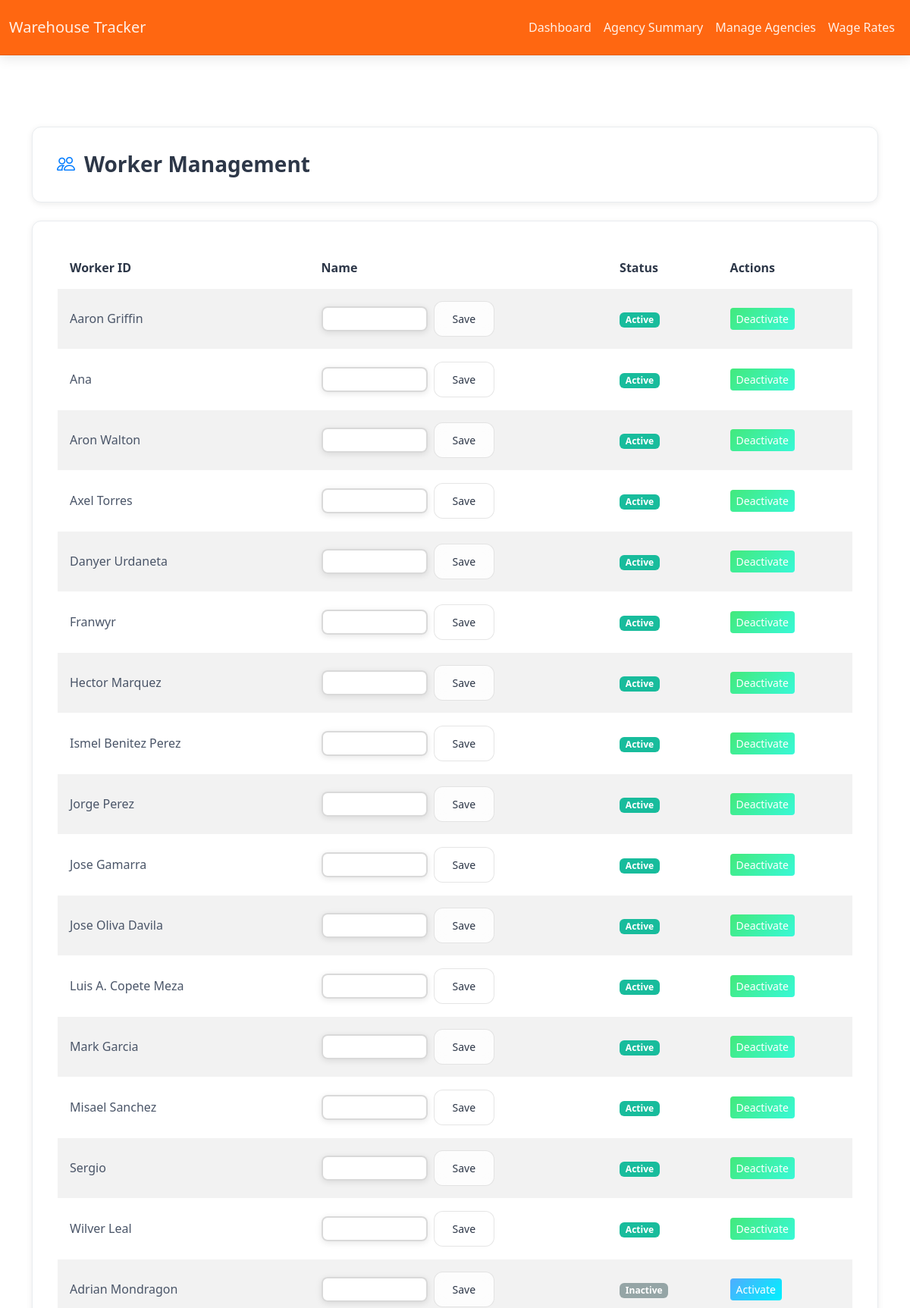
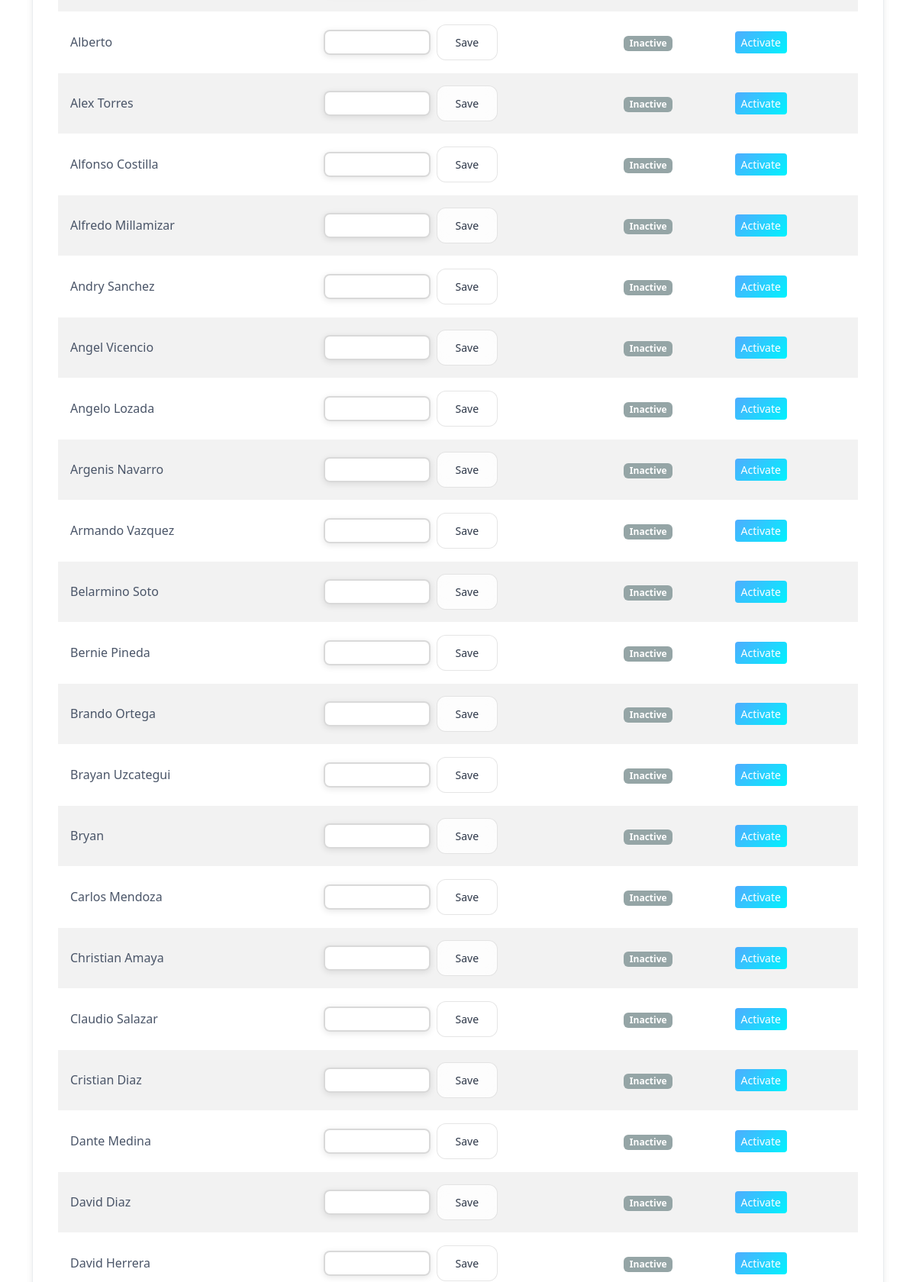
The page /workers (upper part) on the database its author committed (2 pictures, top to bottom).
### app/models.py (models this page shows, shortened)
class Worker(db.Model):
    __tablename__ = 'worker'
    id = db.Column(db.Integer, primary_key=True)
    worker_id = db.Column(db.String(64), unique=True, nullable=False, index=True)
    name = db.Column(db.String(128), nullable=True)
    is_active = db.Column(db.Boolean, default=True, nullable=False)

### app/routes/dashboard.py (the view, shortened to what this page needs)
@dashboard_bp.route('/workers', methods=['GET', 'POST'])
def manage_workers():
    from ..models import Worker
    workers = Worker.query.order_by(Worker.is_active.desc(), Worker.worker_id).all()
    return render_template('manage_workers.html', workers=workers)

### app/templates/manage_workers.html (shortened to what this page needs)
{% extends "layout.html" %}
{% block content %}
<div class="page-header">
  <h1>
    <i class="bi bi-people"></i>
    Worker Management
  </h1>
</div>
<div class="data-section">
    <div class="table-responsive">
      <table class="table table-hover table-striped align-middle">
        <thead>
          <tr>
            <th>Worker ID</th>
            <th>Name</th>
            <th>Status</th>
            <th>Actions</th>
          </tr>
        </thead>
        <tbody>
          {% for w in workers %}
          <tr>
            <td>{{ w.worker_id }}</td>
            <td>
              <form method="post" class="d-inline-flex align-items-center">
                <input name="name" class="form-control form-control-sm me-2" value="{{ w.name or '' }}" style="width: 140px; display: inline-block;" />
                <button class="btn btn-sm btn-outline-secondary">Save</button>
              </form>
            </td>
            <td>
              {% if w.is_active %}
                <span class="badge bg-success">Active</span>
              {% else %}
                <span class="badge bg-secondary">Inactive</span>
              {% endif %}
            </td>
            <td>
              <form method="post" style="display:inline;">
                {% if w.is_active %}
                  <button class="btn btn-sm btn-warning">Deactivate</button>
                {% else %}
                  <button class="btn btn-sm btn-success">Activate</button>
                {% endif %}
              </form>
            </td>
          </tr>
          {% endfor %}
        </tbody>
      </table>
    </div>
</div>
{% endblock %}

### app/static/css/custom.css (style rules this page uses)
.table-responsive { overflow-x: auto; }

### app/static/css/glassmorphism.css (style rules this page uses)
:root { --glass-bg: rgba(255, 255, 255, 0.8); --glass-border: rgba(0, 0, 0, 0.1); --glass-shadow: 0 8px 32px 0 rgba(0, 0, 0, 0.15); --glass-backdrop: blur(8px); --primary-gradient: linear-gradient(135deg, #667eea 0%, #764ba2 100%); --secondary-gradient: linear-gradient(135deg, #f093fb 0%, #f5576c 100%); --success-gradient: linear-gradient(135deg, #4facfe 0%, #00f2fe 100%); --warning-gradient: linear-gradient(135deg, #43e97b 0%, #38f9d7 100%); --danger-gradient: linear-gradient(135deg, #fa709a 0%, #fee140 100%); --info-gradient: linear-gradient(135deg, #a8edea 0%, #fed6e3 100%); --text-primary: #2d3748; --text-secondary: #4a5568; --text-light: rgba(255, 255, 255, 0.9); }
body { background: #ffffff; min-height: 100vh; color: var(--text-primary); font-family: 'Segoe UI', Tahoma, Geneva, Verdana, sans-serif; }
.btn-glass { background: var(--glass-bg); backdrop-filter: var(--glass-backdrop); -webkit-backdrop-filter: var(--glass-backdrop); border: 1px solid var(--glass-border); border-radius: 12px; color: var(--text-primary); font-weight: 500; padding: 0.75rem 1.5rem; transition: all 0.3s cubic-bezier(0.4, 0, 0.2, 1); position: relative; overflow: hidden; }
.btn-glass::before { content: ''; position: absolute; top: 0; left: -100%; width: 100%; height: 100%; background: linear-gradient(90deg, transparent, rgba(255, 255, 255, 0.2), transparent); transition: left 0.5s; }
.btn-success-glass { background: var(--success-gradient); color: white; border: none; }
.btn-warning-glass { background: var(--warning-gradient); color: white; border: none; }
.table-glass { background: rgba(255, 255, 255, 0.05); border-radius: 12px; overflow: hidden; backdrop-filter: blur(4px); border: 1px solid rgba(255, 255, 255, 0.1); }
.table-glass th { background: rgba(255, 255, 255, 0.1); border: none; color: var(--text-primary); font-weight: 600; padding: 1rem; }
.table-glass td { border: none; border-bottom: 1px solid rgba(255, 255, 255, 0.1); color: var(--text-secondary); padding: 1rem; transition: background-color 0.3s ease; }
.form-control-glass { background: rgba(255, 255, 255, 0.95); backdrop-filter: blur(4px); border: 2px solid rgba(0, 0, 0, 0.15); border-radius: 8px; color: var(--text-primary); transition: all 0.3s ease; box-shadow: 0 2px 8px rgba(0, 0, 0, 0.1); }
.form-control-glass::placeholder { color: rgba(45, 55, 72, 0.6); }
.page-header { background: #ffffff; border-radius: 12px; border: 1px solid #e9ecef; padding: 2rem; margin-bottom: 1.5rem; box-shadow: 0 2px 8px rgba(0, 0, 0, 0.08); transition: all 0.3s cubic-bezier(0.4, 0, 0.2, 1); }
.page-header h1 { color: #2d3748; font-weight: 600; font-size: 1.75rem; margin-bottom: 0; display: flex; align-items: center; gap: 0.75rem; }
.page-header h1 i { color: #007bff; font-size: 1.5rem; }
.data-section { background: #ffffff; border-radius: 12px; border: 1px solid #e9ecef; padding: 2rem; margin-bottom: 1.5rem; box-shadow: 0 2px 8px rgba(0, 0, 0, 0.08); transition: all 0.3s cubic-bezier(0.4, 0, 0.2, 1); }

### rows shown on the page
Worker: worker_id "Aaron Griffin", is_active "Active"
Worker: worker_id "Ana", is_active "Active"
Worker: worker_id "Aron Walton", is_active "Active"
Worker: worker_id "Axel Torres", is_active "Active"
Worker: worker_id "Danyer Urdaneta", is_active "Active"
Worker: worker_id "Franwyr", is_active "Active"
Worker: worker_id "Hector Marquez", is_active "Active"
Worker: worker_id "Ismel Benitez Perez", is_active "Active"
Worker: worker_id "Jorge Perez", is_active "Active"
Worker: worker_id "Jose Gamarra", is_active "Active"
Worker: worker_id "Jose Oliva Davila", is_active "Active"
Worker: worker_id "Luis A. Copete Meza", is_active "Active"
Worker: worker_id "Mark Garcia", is_active "Active"
Worker: worker_id "Misael Sanchez", is_active "Active"
Worker: worker_id "Sergio", is_active "Active"
Worker: worker_id "Wilver Leal", is_active "Active"
Worker: worker_id "Adrian Mondragon", is_active "Inactive"
Worker: worker_id "Alberto", is_active "Inactive"
Worker: worker_id "Alex Torres", is_active "Inactive"
Worker: worker_id "Alfonso Costilla", is_active "Inactive"
Worker: worker_id "Alfredo Millamizar", is_active "Inactive"
Worker: worker_id "Andry Sanchez", is_active "Inactive"
Worker: worker_id "Angel Vicencio", is_active "Inactive"
Worker: worker_id "Angelo Lozada", is_active "Inactive"
Worker: worker_id "Argenis Navarro", is_active "Inactive"
Worker: worker_id "Armando Vazquez", is_active "Inactive"
Worker: worker_id "Belarmino Soto", is_active "Inactive"
Worker: worker_id "Bernie Pineda", is_active "Inactive"
Worker: worker_id "Brando Ortega", is_active "Inactive"
Worker: worker_id "Brayan Uzcategui", is_active "Inactive"
Worker: worker_id "Bryan", is_active "Inactive"
Worker: worker_id "Carlos Mendoza", is_active "Inactive"
Worker: worker_id "Christian Amaya", is_active "Inactive"
Worker: worker_id "Claudio Salazar", is_active "Inactive"
Worker: worker_id "Cristian Diaz", is_active "Inactive"
Worker: worker_id "Dante Medina", is_active "Inactive"
Worker: worker_id "David Diaz", is_active "Inactive"
Worker: worker_id "David Herrera", is_active "Inactive"
